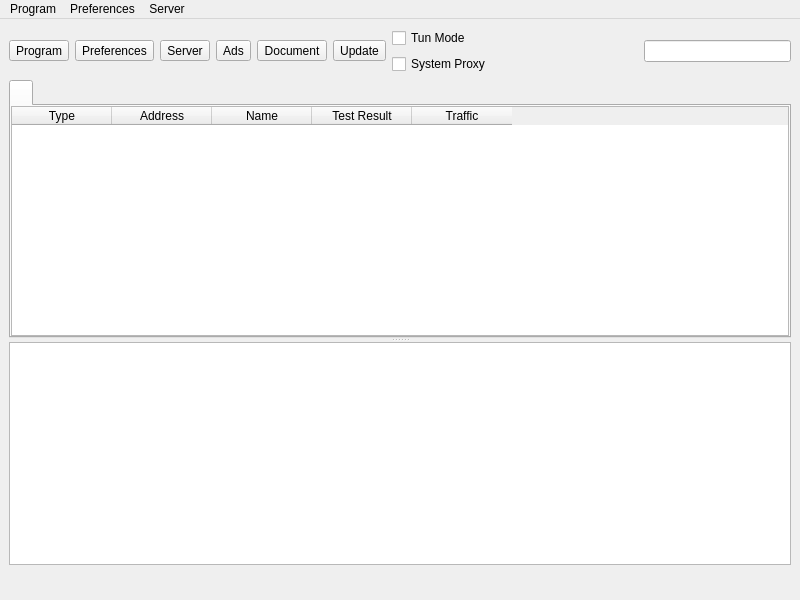
<?xml version="1.0" encoding="UTF-8"?>
<ui version="4.0">
 <class>MainWindow</class>
 <widget class="QMainWindow" name="MainWindow">
  <property name="geometry">
   <rect>
    <x>0</x>
    <y>0</y>
    <width>800</width>
    <height>600</height>
   </rect>
  </property>
  <property name="minimumSize">
   <size>
    <width>800</width>
    <height>600</height>
   </size>
  </property>
  <property name="windowTitle">
   <string notr="true">nya</string>
  </property>
  <widget class="QWidget" name="centralwidget">
   <layout class="QVBoxLayout" name="verticalLayout_3" stretch="0,0,0">
    <item>
     <layout class="QHBoxLayout" name="horizontalLayout_2">
      <item>
       <widget class="QToolButton" name="toolButton_program">
        <property name="text">
         <string>Program</string>
        </property>
        <property name="icon">
         <iconset theme="b-system-run"/>
        </property>
        <property name="iconSize">
         <size>
          <width>24</width>
          <height>24</height>
         </size>
        </property>
        <property name="popupMode">
         <enum>QToolButton::InstantPopup</enum>
        </property>
        <property name="toolButtonStyle">
         <enum>Qt::ToolButtonTextUnderIcon</enum>
        </property>
       </widget>
      </item>
      <item>
       <widget class="QToolButton" name="toolButton_preferences">
        <property name="text">
         <string>Preferences</string>
        </property>
        <property name="icon">
         <iconset theme="b-preferences"/>
        </property>
        <property name="iconSize">
         <size>
          <width>24</width>
          <height>24</height>
         </size>
        </property>
        <property name="popupMode">
         <enum>QToolButton::InstantPopup</enum>
        </property>
        <property name="toolButtonStyle">
         <enum>Qt::ToolButtonTextUnderIcon</enum>
        </property>
       </widget>
      </item>
      <item>
       <widget class="QToolButton" name="toolButton_server">
        <property name="text">
         <string>Server</string>
        </property>
        <property name="icon">
         <iconset theme="b-network-server"/>
        </property>
        <property name="iconSize">
         <size>
          <width>24</width>
          <height>24</height>
         </size>
        </property>
        <property name="popupMode">
         <enum>QToolButton::InstantPopup</enum>
        </property>
        <property name="toolButtonStyle">
         <enum>Qt::ToolButtonTextUnderIcon</enum>
        </property>
       </widget>
      </item>
      <item>
       <widget class="QToolButton" name="toolButton_ads">
        <property name="text">
         <string>Ads</string>
        </property>
        <property name="icon">
         <iconset theme="b-internet-web-browser"/>
        </property>
        <property name="iconSize">
         <size>
          <width>24</width>
          <height>24</height>
         </size>
        </property>
        <property name="popupMode">
         <enum>QToolButton::InstantPopup</enum>
        </property>
        <property name="toolButtonStyle">
         <enum>Qt::ToolButtonTextUnderIcon</enum>
        </property>
       </widget>
      </item>
      <item>
       <widget class="QToolButton" name="toolButton_document">
        <property name="text">
         <string>Document</string>
        </property>
        <property name="icon">
         <iconset theme="b-dialog-question"/>
        </property>
        <property name="iconSize">
         <size>
          <width>24</width>
          <height>24</height>
         </size>
        </property>
        <property name="popupMode">
         <enum>QToolButton::InstantPopup</enum>
        </property>
        <property name="toolButtonStyle">
         <enum>Qt::ToolButtonTextUnderIcon</enum>
        </property>
       </widget>
      </item>
      <item>
       <widget class="QToolButton" name="toolButton_update">
        <property name="text">
         <string>Update</string>
        </property>
        <property name="icon">
         <iconset theme="b-system-software-update"/>
        </property>
        <property name="iconSize">
         <size>
          <width>24</width>
          <height>24</height>
         </size>
        </property>
        <property name="popupMode">
         <enum>QToolButton::InstantPopup</enum>
        </property>
        <property name="toolButtonStyle">
         <enum>Qt::ToolButtonTextUnderIcon</enum>
        </property>
       </widget>
      </item>
      <item>
       <layout class="QVBoxLayout" name="verticalLayout_4">
        <item>
         <widget class="QCheckBox" name="checkBox_VPN">
          <property name="sizePolicy">
           <sizepolicy hsizetype="Minimum" vsizetype="Minimum">
            <horstretch>0</horstretch>
            <verstretch>0</verstretch>
           </sizepolicy>
          </property>
          <property name="text">
           <string>Tun Mode</string>
          </property>
         </widget>
        </item>
        <item>
         <widget class="QCheckBox" name="checkBox_SystemProxy">
          <property name="text">
           <string>System Proxy</string>
          </property>
         </widget>
        </item>
       </layout>
      </item>
      <item>
       <spacer name="horizontalSpacer">
        <property name="orientation">
         <enum>Qt::Horizontal</enum>
        </property>
        <property name="sizeHint" stdset="0">
         <size>
          <width>40</width>
          <height>20</height>
         </size>
        </property>
       </spacer>
      </item>
      <item>
       <widget class="QLineEdit" name="search">
        <property name="clearButtonEnabled">
         <bool>true</bool>
        </property>
       </widget>
      </item>
     </layout>
    </item>
    <item>
     <widget class="QSplitter" name="splitter">
      <property name="orientation">
       <enum>Qt::Vertical</enum>
      </property>
      <widget class="QTabWidget" name="tabWidget">
       <property name="currentIndex">
        <number>0</number>
       </property>
       <property name="movable">
        <bool>true</bool>
       </property>
       <widget class="QWidget" name="widget1">
        <attribute name="title">
         <string/>
        </attribute>
        <layout class="QGridLayout" name="gridLayout_2">
         <property name="leftMargin">
          <number>0</number>
         </property>
         <property name="topMargin">
          <number>0</number>
         </property>
         <property name="rightMargin">
          <number>0</number>
         </property>
         <property name="bottomMargin">
          <number>0</number>
         </property>
         <property name="spacing">
          <number>0</number>
         </property>
         <item row="0" column="0">
          <widget class="MyTableWidget" name="proxyListTable">
           <property name="contextMenuPolicy">
            <enum>Qt::CustomContextMenu</enum>
           </property>
           <property name="editTriggers">
            <set>QAbstractItemView::NoEditTriggers</set>
           </property>
           <property name="alternatingRowColors">
            <bool>true</bool>
           </property>
           <property name="selectionBehavior">
            <enum>QAbstractItemView::SelectRows</enum>
           </property>
           <property name="horizontalScrollMode">
            <enum>QAbstractItemView::ScrollPerPixel</enum>
           </property>
           <property name="wordWrap">
            <bool>false</bool>
           </property>
           <attribute name="horizontalHeaderMinimumSectionSize">
            <number>16</number>
           </attribute>
           <attribute name="horizontalHeaderHighlightSections">
            <bool>false</bool>
           </attribute>
           <attribute name="horizontalHeaderShowSortIndicator" stdset="0">
            <bool>false</bool>
           </attribute>
           <attribute name="verticalHeaderDefaultSectionSize">
            <number>30</number>
           </attribute>
           <column>
            <property name="text">
             <string>Type</string>
            </property>
           </column>
           <column>
            <property name="text">
             <string>Address</string>
            </property>
           </column>
           <column>
            <property name="text">
             <string>Name</string>
            </property>
           </column>
           <column>
            <property name="text">
             <string>Test Result</string>
            </property>
           </column>
           <column>
            <property name="text">
             <string>Traffic</string>
            </property>
           </column>
          </widget>
         </item>
        </layout>
       </widget>
      </widget>
      <widget class="QWidget" name="aaaaaaaaaaaaaaaaaa">
       <layout class="QVBoxLayout" name="aaaaaaaaaaaa" stretch="0">
        <item>
         <widget class="QWidget" name="down_tab" native="true">
          <layout class="QVBoxLayout" name="verticalLayout">
           <property name="spacing">
            <number>0</number>
           </property>
           <property name="leftMargin">
            <number>0</number>
           </property>
           <property name="topMargin">
            <number>0</number>
           </property>
           <property name="rightMargin">
            <number>0</number>
           </property>
           <property name="bottomMargin">
            <number>0</number>
           </property>
           <item>
            <widget class="QTextBrowser" name="masterLogBrowser">
             <property name="contextMenuPolicy">
              <enum>Qt::CustomContextMenu</enum>
             </property>
             <property name="openLinks">
              <bool>false</bool>
             </property>
            </widget>
           </item>
          </layout>
         </widget>
        </item>
       </layout>
      </widget>
     </widget>
    </item>
    <item>
     <layout class="QHBoxLayout" name="horizontalLayout">
      <item>
       <widget class="QLabel" name="label_running">
        <property name="text">
         <string/>
        </property>
       </widget>
      </item>
      <item>
       <spacer name="horizontalSpacer_2">
        <property name="orientation">
         <enum>Qt::Horizontal</enum>
        </property>
        <property name="sizeType">
         <enum>QSizePolicy::Maximum</enum>
        </property>
        <property name="sizeHint" stdset="0">
         <size>
          <width>0</width>
          <height>20</height>
         </size>
        </property>
       </spacer>
      </item>
      <item>
       <widget class="QLabel" name="label_inbound">
        <property name="text">
         <string/>
        </property>
       </widget>
      </item>
      <item>
       <widget class="QLabel" name="label_speed">
        <property name="text">
         <string/>
        </property>
       </widget>
      </item>
     </layout>
    </item>
   </layout>
  </widget>
  <widget class="QMenuBar" name="menubar">
   <property name="geometry">
    <rect>
     <x>0</x>
     <y>0</y>
     <width>800</width>
     <height>25</height>
    </rect>
   </property>
   <widget class="QMenu" name="menu_program">
    <property name="title">
     <string>Program</string>
    </property>
    <widget class="QMenu" name="menu_spmode">
     <property name="title">
      <string>System Proxy</string>
     </property>
     <addaction name="menu_spmode_system_proxy"/>
     <addaction name="menu_spmode_vpn"/>
     <addaction name="menu_spmode_disabled"/>
    </widget>
    <widget class="QMenu" name="menu_program_preference">
     <property name="title">
      <string>Preferences</string>
     </property>
     <addaction name="actionfake"/>
    </widget>
    <widget class="QMenu" name="menuActive_Server">
     <property name="title">
      <string>Active Server</string>
     </property>
     <addaction name="actionfake_2"/>
    </widget>
    <widget class="QMenu" name="menuActive_Routing">
     <property name="title">
      <string>Active Routing</string>
     </property>
     <addaction name="actionfake_3"/>
    </widget>
    <addaction name="actionShow_window"/>
    <addaction name="menu_add_from_clipboard2"/>
    <addaction name="menu_scan_qr"/>
    <addaction name="separator"/>
    <addaction name="actionStart_with_system"/>
    <addaction name="actionRemember_last_proxy"/>
    <addaction name="actionAllow_LAN"/>
    <addaction name="menuActive_Server"/>
    <addaction name="menuActive_Routing"/>
    <addaction name="menu_spmode"/>
    <addaction name="menu_program_preference"/>
    <addaction name="separator"/>
    <addaction name="actionRestart_Proxy"/>
    <addaction name="actionRestart_Program"/>
    <addaction name="menu_exit"/>
   </widget>
   <widget class="QMenu" name="menu_preferences">
    <property name="title">
     <string>Preferences</string>
    </property>
    <addaction name="menu_manage_groups"/>
    <addaction name="menu_basic_settings"/>
    <addaction name="menu_routing_settings"/>
    <addaction name="menu_vpn_settings"/>
    <addaction name="menu_hotkey_settings"/>
    <addaction name="menu_open_config_folder"/>
   </widget>
   <widget class="QMenu" name="menu_server">
    <property name="title">
     <string>Server</string>
    </property>
    <widget class="QMenu" name="menu_share_item">
     <property name="title">
      <string>Share</string>
     </property>
     <addaction name="menu_qr"/>
     <addaction name="menu_export_config"/>
     <addaction name="separator"/>
     <addaction name="menu_copy_links"/>
     <addaction name="menu_copy_links_nkr"/>
    </widget>
    <widget class="QMenu" name="menuCurrent_Group">
     <property name="title">
      <string>Current Group</string>
     </property>
     <addaction name="actionfake_5"/>
     <addaction name="menu_tcp_ping"/>
     <addaction name="menu_url_test"/>
     <addaction name="menu_full_test"/>
     <addaction name="menu_stop_testing"/>
     <addaction name="menu_clear_test_result"/>
     <addaction name="menu_resolve_domain"/>
     <addaction name="separator"/>
     <addaction name="menu_remove_unavailable"/>
     <addaction name="menu_delete_repeat"/>
     <addaction name="separator"/>
     <addaction name="menu_update_subscription"/>
    </widget>
    <widget class="QMenu" name="menuCurrent_Select">
     <property name="title">
      <string>Current Select</string>
     </property>
     <addaction name="actionfake_4"/>
    </widget>
    <addaction name="menu_add_from_input"/>
    <addaction name="menu_add_from_clipboard"/>
    <addaction name="separator"/>
    <addaction name="menu_start"/>
    <addaction name="menu_stop"/>
    <addaction name="separator"/>
    <addaction name="menu_select_all"/>
    <addaction name="menu_move"/>
    <addaction name="menu_clone"/>
    <addaction name="menu_reset_traffic"/>
    <addaction name="menu_delete"/>
    <addaction name="separator"/>
    <addaction name="menu_share_item"/>
    <addaction name="separator"/>
    <addaction name="menuCurrent_Select"/>
    <addaction name="menuCurrent_Group"/>
    <addaction name="separator"/>
    <addaction name="menu_profile_debug_info"/>
    <addaction name="separator"/>
   </widget>
   <addaction name="menu_program"/>
   <addaction name="menu_preferences"/>
   <addaction name="menu_server"/>
  </widget>
  <action name="menu_exit">
   <property name="text">
    <string>Exit</string>
   </property>
  </action>
  <action name="actionShow_window">
   <property name="text">
    <string>Show Window</string>
   </property>
  </action>
  <action name="menu_basic_settings">
   <property name="text">
    <string>Basic Settings</string>
   </property>
  </action>
  <action name="menu_add_from_input">
   <property name="text">
    <string>New profile</string>
   </property>
  </action>
  <action name="menu_manage_groups">
   <property name="text">
    <string>Groups</string>
   </property>
  </action>
  <action name="menu_start">
   <property name="text">
    <string>Start</string>
   </property>
   <property name="shortcut">
    <string notr="true">Return</string>
   </property>
  </action>
  <action name="menu_stop">
   <property name="text">
    <string>Stop</string>
   </property>
   <property name="shortcut">
    <string notr="true">Ctrl+S</string>
   </property>
  </action>
  <action name="menu_routing_settings">
   <property name="text">
    <string>Routing Settings</string>
   </property>
  </action>
  <action name="menu_add_from_clipboard">
   <property name="text">
    <string>Add profile from clipboard</string>
   </property>
   <property name="shortcut">
    <string notr="true">Ctrl+V</string>
   </property>
  </action>
  <action name="menu_delete">
   <property name="text">
    <string>Delete</string>
   </property>
   <property name="shortcut">
    <string notr="true">Del</string>
   </property>
  </action>
  <action name="menu_add_from_clipboard2">
   <property name="text">
    <string>Add profile from clipboard</string>
   </property>
  </action>
  <action name="menu_profile_debug_info">
   <property name="text">
    <string>Debug Info</string>
   </property>
  </action>
  <action name="menu_qr">
   <property name="text">
    <string>QR Code and link</string>
   </property>
   <property name="shortcut">
    <string notr="true">Ctrl+Q</string>
   </property>
  </action>
  <action name="menu_copy_link">
   <property name="text">
    <string>Copy Link</string>
   </property>
  </action>
  <action name="menu_tcp_ping">
   <property name="text">
    <string notr="true">Tcp Ping</string>
   </property>
   <property name="shortcut">
    <string notr="true">Ctrl+Shift+T</string>
   </property>
  </action>
  <action name="menu_url_test">
   <property name="text">
    <string notr="true">Url Test</string>
   </property>
   <property name="shortcut">
    <string notr="true">Ctrl+Shift+U</string>
   </property>
  </action>
  <action name="menu_clear_test_result">
   <property name="text">
    <string>Clear Test Result</string>
   </property>
   <property name="shortcut">
    <string notr="true">Ctrl+Shift+C</string>
   </property>
  </action>
  <action name="menu_export_config">
   <property name="text">
    <string>Export %1 config</string>
   </property>
   <property name="shortcut">
    <string notr="true">Ctrl+E</string>
   </property>
  </action>
  <action name="menu_reset_traffic">
   <property name="text">
    <string>Reset Traffic</string>
   </property>
   <property name="shortcut">
    <string notr="true">Ctrl+R</string>
   </property>
  </action>
  <action name="menu_scan_qr">
   <property name="text">
    <string>Scan QR Code</string>
   </property>
  </action>
  <action name="menu_spmode_system_proxy">
   <property name="checkable">
    <bool>true</bool>
   </property>
   <property name="text">
    <string>Enable System Proxy</string>
   </property>
  </action>
  <action name="menu_spmode_disabled">
   <property name="checkable">
    <bool>true</bool>
   </property>
   <property name="text">
    <string>Disable</string>
   </property>
  </action>
  <action name="menu_delete_repeat">
   <property name="text">
    <string>Remove Duplicates</string>
   </property>
   <property name="shortcut">
    <string notr="true">Ctrl+Shift+D</string>
   </property>
  </action>
  <action name="actionfake">
   <property name="text">
    <string>fake</string>
   </property>
   <property name="visible">
    <bool>false</bool>
   </property>
  </action>
  <action name="menu_move">
   <property name="text">
    <string>Move</string>
   </property>
   <property name="shortcut">
    <string notr="true">Ctrl+M</string>
   </property>
  </action>
  <action name="actionStart_with_system">
   <property name="checkable">
    <bool>true</bool>
   </property>
   <property name="text">
    <string>Start with system</string>
   </property>
  </action>
  <action name="actionRemember_last_proxy">
   <property name="checkable">
    <bool>true</bool>
   </property>
   <property name="text">
    <string>Remember last profile</string>
   </property>
  </action>
  <action name="actionAllow_LAN">
   <property name="checkable">
    <bool>true</bool>
   </property>
   <property name="text">
    <string>Allow other devices to connect</string>
   </property>
  </action>
  <action name="menu_remove_unavailable">
   <property name="text">
    <string>Remove Unavailable</string>
   </property>
   <property name="shortcut">
    <string notr="true">Ctrl+Shift+R</string>
   </property>
  </action>
  <action name="menu_full_test">
   <property name="text">
    <string>Full Test</string>
   </property>
   <property name="shortcut">
    <string notr="true">Ctrl+Shift+F</string>
   </property>
  </action>
  <action name="menu_hotkey_settings">
   <property name="text">
    <string>Hotkey Settings</string>
   </property>
  </action>
  <action name="menu_select_all">
   <property name="text">
    <string>Select All</string>
   </property>
   <property name="shortcut">
    <string notr="true">Ctrl+A</string>
   </property>
  </action>
  <action name="menu_copy_links_nkr">
   <property name="text">
    <string>Copy links of selected (Neko Links)</string>
   </property>
   <property name="shortcut">
    <string notr="true">Ctrl+Alt+C</string>
   </property>
  </action>
  <action name="actionfake_2">
   <property name="text">
    <string>fake</string>
   </property>
   <property name="visible">
    <bool>false</bool>
   </property>
  </action>
  <action name="actionfake_3">
   <property name="text">
    <string>fake</string>
   </property>
   <property name="visible">
    <bool>false</bool>
   </property>
  </action>
  <action name="menu_copy_links">
   <property name="text">
    <string>Copy links of selected</string>
   </property>
   <property name="shortcut">
    <string notr="true">Ctrl+C</string>
   </property>
  </action>
  <action name="menu_spmode_vpn">
   <property name="checkable">
    <bool>true</bool>
   </property>
   <property name="text">
    <string>Enable Tun</string>
   </property>
  </action>
  <action name="menu_clone">
   <property name="text">
    <string>Clone</string>
   </property>
   <property name="shortcut">
    <string notr="true">Ctrl+D</string>
   </property>
  </action>
  <action name="menu_update_subscription">
   <property name="text">
    <string>Update subscription</string>
   </property>
   <property name="shortcut">
    <string notr="true">Ctrl+U</string>
   </property>
  </action>
  <action name="menu_resolve_domain">
   <property name="text">
    <string>Resolve domain</string>
   </property>
   <property name="shortcut">
    <string notr="true">Ctrl+Shift+I</string>
   </property>
  </action>
  <action name="menu_vpn_settings">
   <property name="text">
    <string>Tun Settings</string>
   </property>
  </action>
  <action name="actionRestart_Program">
   <property name="text">
    <string>Restart Program</string>
   </property>
  </action>
  <action name="menu_open_config_folder">
   <property name="text">
    <string>Open Config Folder</string>
   </property>
  </action>
  <action name="actionfake_4">
   <property name="text">
    <string notr="true">fake</string>
   </property>
   <property name="visible">
    <bool>false</bool>
   </property>
  </action>
  <action name="actionfake_5">
   <property name="text">
    <string notr="true">fake</string>
   </property>
   <property name="visible">
    <bool>false</bool>
   </property>
  </action>
  <action name="actionRestart_Proxy">
   <property name="text">
    <string>Restart Proxy</string>
   </property>
  </action>
  <action name="menu_stop_testing">
   <property name="text">
    <string>Stop Testing</string>
   </property>
  </action>
 </widget>
 <customwidgets>
  <customwidget>
   <class>MyTableWidget</class>
   <extends>QTableWidget</extends>
   <header>ui/widget/MyTableWidget.h</header>
  </customwidget>
 </customwidgets>
 <resources/>
 <connections/>
</ui>
